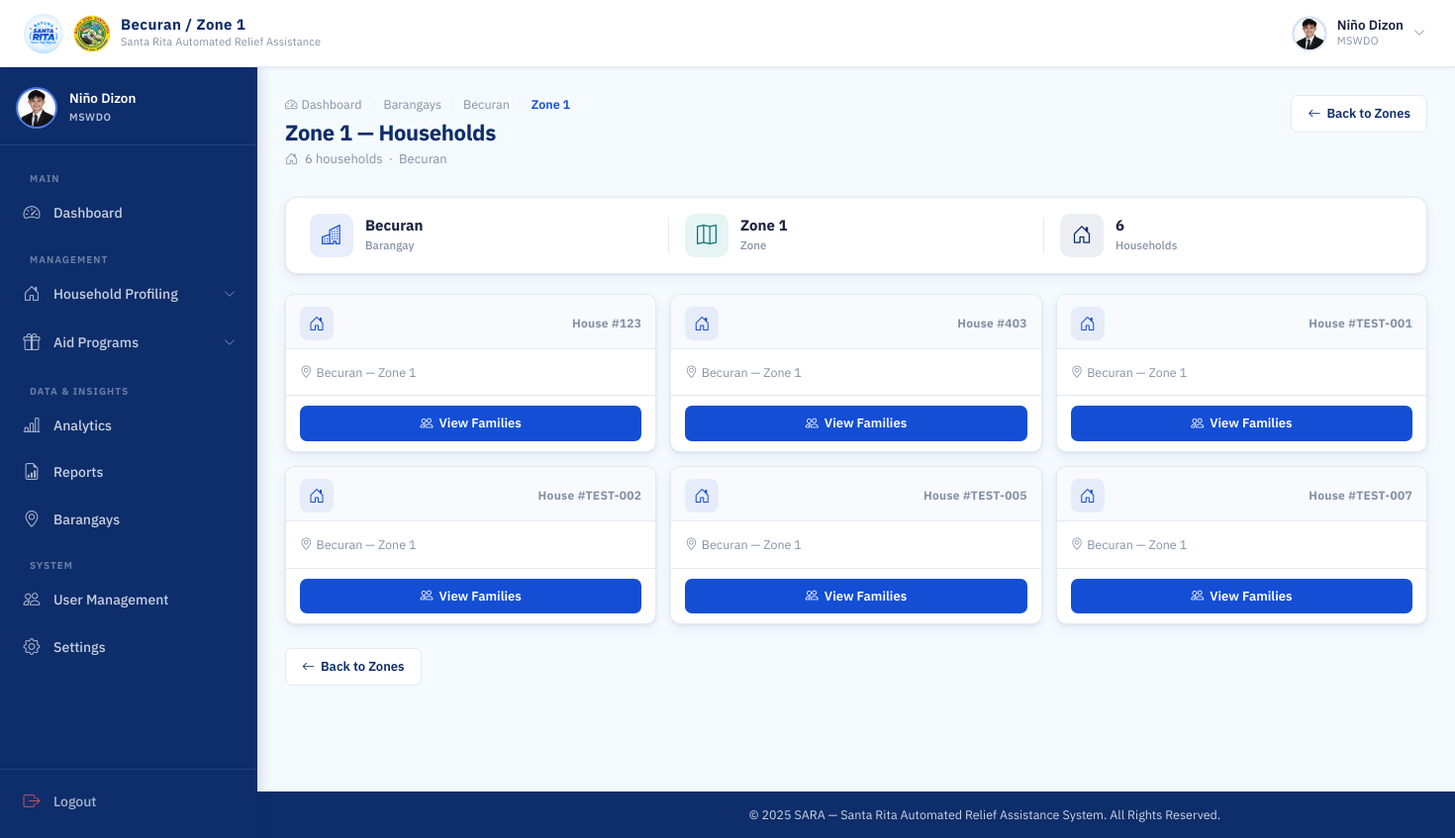
The app's page /mswdo/zones/1/households/ (signed in), older data.
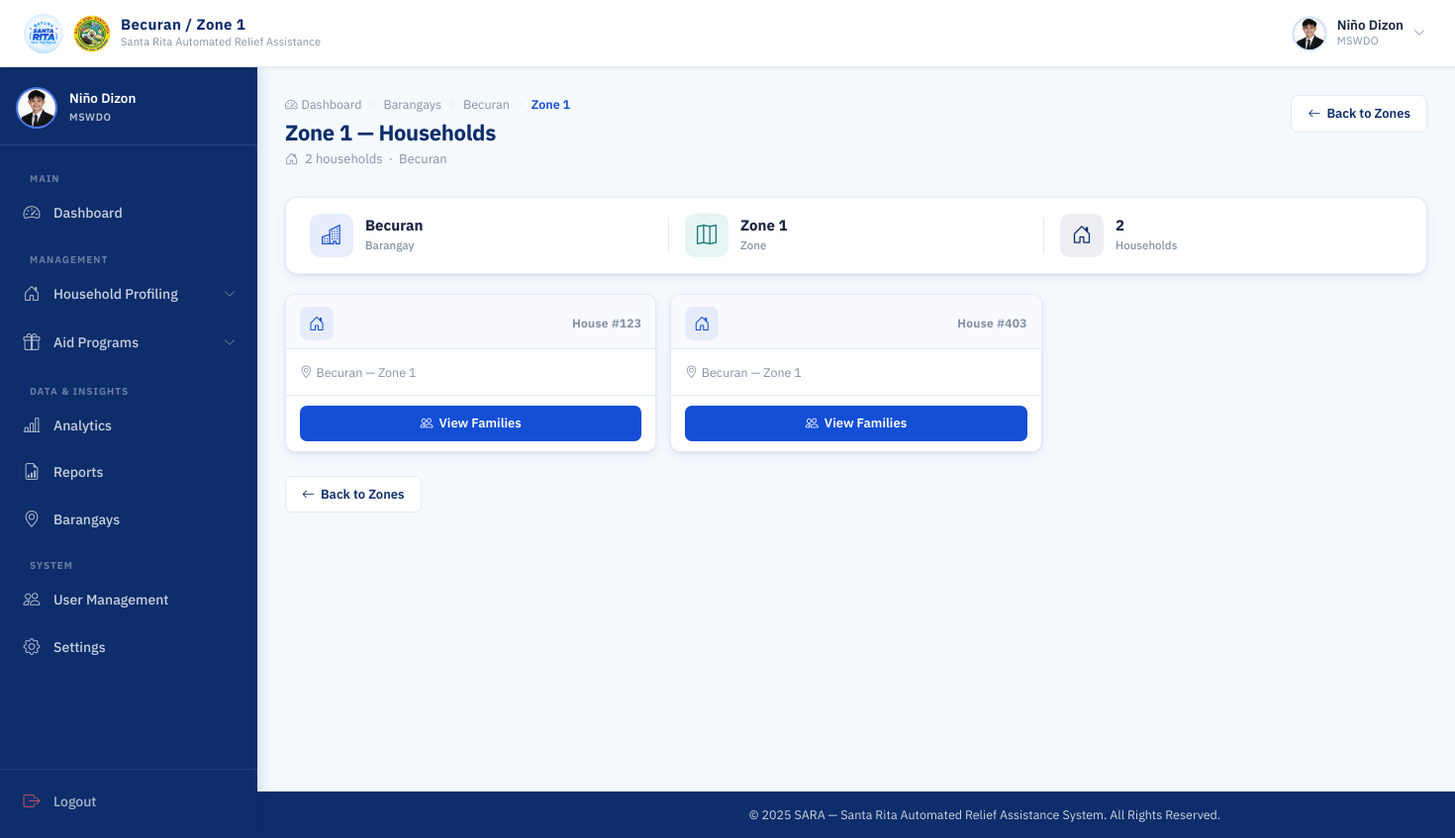
The same page, newer data.
### households/models.py (models this page shows, shortened)
class Household(models.Model):
    barangay = models.ForeignKey(Barangay, on_delete=models.CASCADE, related_name='households')
    zone = models.ForeignKey(Zone, on_delete=models.CASCADE, related_name='households')
    LAND_USE_CHOICES = (
        ('RESIDENTIAL', 'Residential'),
        ('AGRICULTURAL', 'Agricultural'),
        ('COMMERCIAL', 'Commercial'),
        ('INDUSTRIAL', 'Industrial'),
        ('INSTITUTIONAL', 'Institutional'),
        ('FISHING', 'Fishing'),
    )
    HAZARD_CHOICES = (
        ('NONE', 'No Hazard'),
        ('FLOOD', 'Flood'),
        ('LANDSLIDE', 'Landslide'),
        ('FIRE', 'Fire'),
        ('EARTHQUAKE', 'Earthquake/Fault'),
        ('RIVERBANK_EROSION', 'Riverbank Erosion'),
        ('OTHER', 'Other'),
    )
    house_number = models.CharField(max_length=50)
    land_use = models.CharField(max_length=20, choices=LAND_USE_CHOICES)
    hazard_exposure = models.CharField(max_length=20, choices=HAZARD_CHOICES)
    flood_depth = models.CharField(max_length=50, blank=True)
    flood_frequency = models.CharField(max_length=50, blank=True)
    hazard_other_description = models.CharField(max_length=255, blank=True)
    accessibility = models.CharField(max_length=255, blank=True)
    location_notes = models.CharField(max_length=255, blank=True)
    latitude = models.DecimalField(max_digits=9, decimal_places=6, null=True, blank=True)
    longitude = models.DecimalField(max_digits=9, decimal_places=6, null=True, blank=True)

class Zone(models.Model):
    barangay = models.ForeignKey(Barangay, on_delete=models.CASCADE, related_name='zones')
    name = models.CharField(max_length=50)

### accounts/models.py (models this page shows, shortened)
class Barangay(models.Model):
    name = models.CharField(max_length=100, unique=True)

### households/views.py (the view)
# urls.py: path('mswdo/zones/<int:zone_id>/households/', views.zone_households, name='zone_households'),
@login_required
@session_protected
@mswdo_or_staff_required
def zone_households(request, zone_id):
    zone = get_object_or_404(
        Zone.objects.select_related('barangay'),
        id=zone_id
    )
    households = Household.objects.filter(
        zone=zone
    ).order_by('house_number')
    return render(request, 'households/zone_households.html', {
        'zone': zone,
        'barangay': zone.barangay,
        'households': households,
    })

### accounts/context_processors.py (called while the page is built)
def auth_required(request):
    return {
        'requires_auth': request.user.is_authenticated
    }

### households/templates/households/zone_households.html (shortened to what this page needs)
{% extends 'base.html' %}
{% load static %}
{% block navbar_title %}{{ barangay.name }} / {{ zone.name }}{% endblock %}
{% block css %}
<link rel="stylesheet" href="{% static 'css/mswdo_dashboard.css' %}">
<link rel="stylesheet" href="{% static 'css/barangay_accounts.css' %}">
<link rel="stylesheet" href="{% static 'css/barangay_list.css' %}">
<link rel="stylesheet" href="{% static 'css/households.css' %}">
{% endblock %}
{% block content %}
<div class="dash-page-header">
  <div>
    <div class="page-breadcrumb">
      <a href="{% if request.user.role == 'MSWDO' %}{% url 'mswdo_dashboard' %}{% else %}{% url 'staff_dashboard' %}{% endif %}" class="breadcrumb-link"><i class="bi bi-speedometer2"></i> Dashboard</a>
      <i class="bi bi-chevron-right breadcrumb-sep"></i>
      <a href="{% url 'barangay_list' %}" class="breadcrumb-link">Barangays</a>
      <i class="bi bi-chevron-right breadcrumb-sep"></i>
      <a href="{% url 'barangay_zones' barangay.id %}" class="breadcrumb-link">{{ barangay.name }}</a>
      <i class="bi bi-chevron-right breadcrumb-sep"></i>
      <span class="breadcrumb-current">{{ zone.name }}</span>
    </div>
    <h1 class="dash-page-title">{{ zone.name }} — Households</h1>
    <p class="dash-page-sub">
      <i class="bi bi-house-door me-1"></i>
      {{ households|length }} household{{ households|length|pluralize }} &nbsp;·&nbsp; {{ barangay.name }}
    </p>
  </div>
  <div class="dash-header-actions">
    <a href="{% url 'barangay_zones' barangay.id %}" class="btn-dash-outline">
      <i class="bi bi-arrow-left"></i> Back to Zones
    </a>
  </div>
</div>
<div class="brgy-info-strip">
  <div class="brgy-info-item">
    <div class="brgy-info-icon"><i class="bi bi-buildings"></i></div>
    <div>
      <span class="brgy-info-val">{{ barangay.name }}</span>
      <span class="brgy-info-label">Barangay</span>
    </div>
  </div>
  <div class="brgy-info-item">
    <div class="brgy-info-icon brgy-info-icon--teal"><i class="bi bi-map"></i></div>
    <div>
      <span class="brgy-info-val">{{ zone.name }}</span>
      <span class="brgy-info-label">Zone</span>
    </div>
  </div>
  <div class="brgy-info-item">
    <div class="brgy-info-icon brgy-info-icon--navy"><i class="bi bi-house-door"></i></div>
    <div>
      <span class="brgy-info-val">{{ households|length }}</span>
      <span class="brgy-info-label">Households</span>
    </div>
  </div>
</div>
{% if households %}
<div class="hh-grid">
  {% for household in households %}
  <div class="hh-card">
    <div class="hh-card__header">
      <div class="hh-card__icon"><i class="bi bi-house-door"></i></div>
      <span class="hh-card__num">House #{{ household.house_number }}</span>
    </div>
    <div class="hh-card__body">
      <p class="hh-card__location">
        <i class="bi bi-geo-alt"></i> {{ household.barangay.name }} &mdash; {{ household.zone.name }}
      </p>
    </div>
    <div class="hh-card__footer">
      <a href="{% url 'household_info' household.id %}" class="btn-dash-primary hh-card__btn">
        <i class="bi bi-people"></i> View Families
      </a>
    </div>
  </div>
  {% endfor %}
</div>
{% endif %}
<div class="page-back-row">
  <a href="{% url 'barangay_zones' barangay.id %}" class="btn-dash-outline">
    <i class="bi bi-arrow-left"></i> Back to Zones
  </a>
</div>
{% endblock %}

Row changes from the older to the newer data that the page shows:
removed Household: house_number "TEST-001", barangay.name "Becuran", zone.name "Zone 1"
removed Household: house_number "TEST-002", barangay.name "Becuran", zone.name "Zone 1"
removed Household: house_number "TEST-005", barangay.name "Becuran", zone.name "Zone 1"
removed Household: house_number "TEST-007", barangay.name "Becuran", zone.name "Zone 1"
Text that changed along with them:
{{ households|length }}: "6" → "2"
